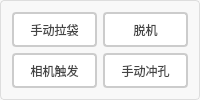
              <widget class="QGroupBox" name="groupBox_22">
               <property name="styleSheet">
                <string notr="true">QGroupBox {
    border: 1px solid #DDD;
    border-radius: 4px;
    font: bold 14px;
    color: #666;
    background-color: #F8F8F8;
}

QGroupBox::title {
    subcontrol-origin: margin;
    subcontrol-position: top left;
    left: 10px;
    padding: 0 5px;
}</string>
               </property>
               <property name="title">
                <string/>
               </property>
               <layout class="QGridLayout" name="gridLayout_12">
                <item row="0" column="0">
                 <widget class="QPushButton" name="btn_shoudongladai">
                  <property name="sizePolicy">
                   <sizepolicy hsizetype="Minimum" vsizetype="Minimum">
                    <horstretch>0</horstretch>
                    <verstretch>0</verstretch>
                   </sizepolicy>
                  </property>
                  <property name="styleSheet">
                   <string notr="true">QPushButton {
    padding: 6px 14px;
    border: 2px solid #CCC;
    border-radius: 4px;
    background-color: white;
    color: #444;
}

QPushButton:hover {
    border-color: #999;
    background-color: #F5F5F5;
}

QPushButton:pressed {
    border-color: #777;
    background-color: #EEE;
}</string>
                  </property>
                  <property name="text">
                   <string>手动拉袋</string>
                  </property>
                 </widget>
                </item>
                <item row="0" column="1">
                 <widget class="QPushButton" name="btn_tuoji">
                  <property name="sizePolicy">
                   <sizepolicy hsizetype="Minimum" vsizetype="Minimum">
                    <horstretch>0</horstretch>
                    <verstretch>0</verstretch>
                   </sizepolicy>
                  </property>
                  <property name="styleSheet">
                   <string notr="true">QPushButton {
    padding: 6px 14px;
    border: 2px solid #CCC;
    border-radius: 4px;
    background-color: white;
    color: #444;
}

QPushButton:hover {
    border-color: #999;
    background-color: #F5F5F5;
}

QPushButton:pressed {
    border-color: #777;
    background-color: #EEE;
}</string>
                  </property>
                  <property name="text">
                   <string>脱机</string>
                  </property>
                 </widget>
                </item>
                <item row="1" column="0">
                 <widget class="QPushButton" name="btn_xiangjichufa">
                  <property name="sizePolicy">
                   <sizepolicy hsizetype="Minimum" vsizetype="Minimum">
                    <horstretch>0</horstretch>
                    <verstretch>0</verstretch>
                   </sizepolicy>
                  </property>
                  <property name="styleSheet">
                   <string notr="true">QPushButton {
    padding: 6px 14px;
    border: 2px solid #CCC;
    border-radius: 4px;
    background-color: white;
    color: #444;
}

QPushButton:hover {
    border-color: #999;
    background-color: #F5F5F5;
}

QPushButton:pressed {
    border-color: #777;
    background-color: #EEE;
}</string>
                  </property>
                  <property name="text">
                   <string>相机触发</string>
                  </property>
                 </widget>
                </item>
                <item row="1" column="1">
                 <widget class="QPushButton" name="btn_shoudongchongkong">
                  <property name="sizePolicy">
                   <sizepolicy hsizetype="Minimum" vsizetype="Minimum">
                    <horstretch>0</horstretch>
                    <verstretch>0</verstretch>
                   </sizepolicy>
                  </property>
                  <property name="styleSheet">
                   <string notr="true">QPushButton {
    padding: 6px 14px;
    border: 2px solid #CCC;
    border-radius: 4px;
    background-color: white;
    color: #444;
}

QPushButton:hover {
    border-color: #999;
    background-color: #F5F5F5;
}

QPushButton:pressed {
    border-color: #777;
    background-color: #EEE;
}</string>
                  </property>
                  <property name="text">
                   <string>手动冲孔</string>
                  </property>
                 </widget>
                </item>
               </layout>
              </widget>
